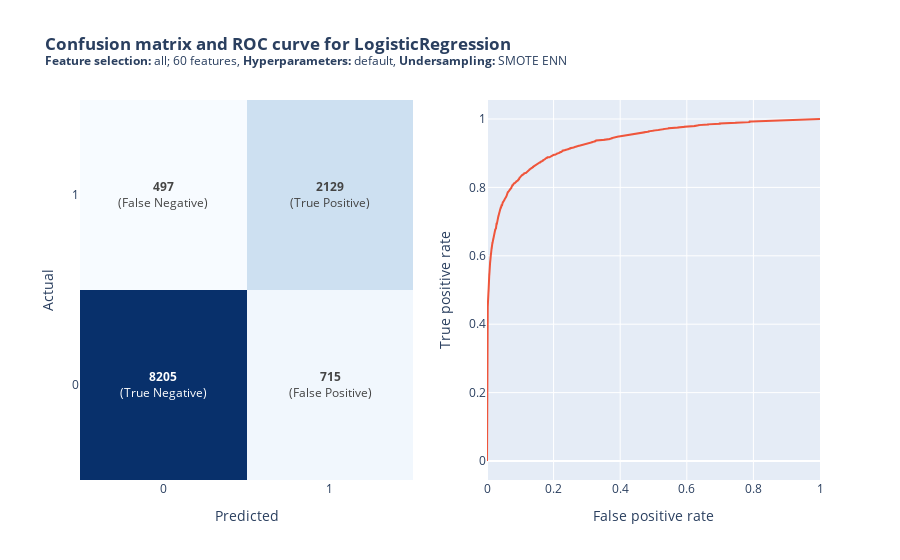

Write notebook code for a chart like this one.
### Code cell
model_scores = run_model(LogisticRegression, model_scores, smote=True)

### Figure 1 — Plotly figure (JSON) as saved in the notebook; plotly's stock layout.template omitted (floating-point values rounded to 4 significant figures; data arrays with more than 128 entries replaced by an {"elided": "..."} marker saying what was removed)
{"data": [{"colorscale": [[0, "rgb(247,251,255)"], [0.125, "rgb(222,235,247)"], [0.25, "rgb(198,219,239)"], [0.375, "rgb(158,202,225)"], [0.5, "rgb(107,174,214)"], [0.625, "rgb(66,146,198)"], [0.75, "rgb(33,113,181)"], [0.875, "rgb(8,81,156)"], [1, "rgb(8,48,107)"]], "showscale": false, "text": [["True Negative", "False Positive"], ["False Negative", "True Positive"]], "texttemplate": "<b>%{z}</b><br>(%{text})", "x": ["0", "1"], "y": ["0", "1"], "z": [[8205, 715], [497, 2129]], "type": "heatmap", "xaxis": "x", "yaxis": "y"}, {"mode": "lines", "name": "ROC curve", "x": {"elided": "1604 float values"}, "y": {"elided": "1604 float values"}, "type": "scatter", "xaxis": "x2", "yaxis": "y2"}], "layout": {"xaxis": {"anchor": "y", "domain": [0, 0.45], "title": {"text": "Predicted"}}, "yaxis": {"anchor": "x", "domain": [0, 1], "title": {"text": "Actual"}}, "xaxis2": {"anchor": "y2", "domain": [0.55, 1], "title": {"text": "False positive rate"}}, "yaxis2": {"anchor": "x2", "domain": [0, 1], "title": {"text": "True positive rate"}}, "title": {"text": "<b>Confusion matrix and ROC curve for LogisticRegression</b><br><sup><b>Feature selection:</b> all; 60 features, <b>Hyperparameters:</b> default, <b>Undersampling:</b> SMOTE ENN</sup>"}}}
